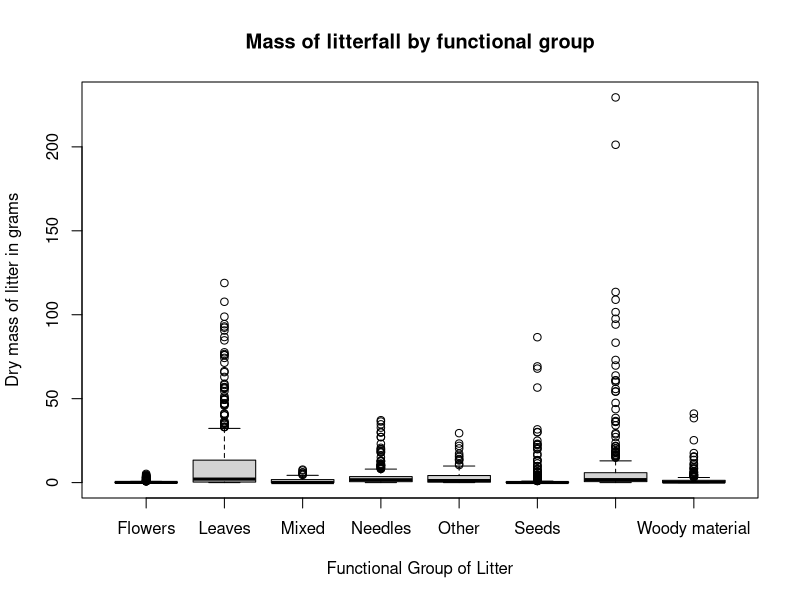

Generate this figure with R:
## ---- chunk 1
knitr::opts_chunk$set(echo = TRUE)
## ---- chunk 2
# read in the litterfall data from a csv
litterfall_data <- read.csv("data/ltr_massdata.csv",
                            header = TRUE)
## ---- chunk 3
# just look at site 'HARV'
HARV_data <- subset(litterfall_data,
                    siteID == "HARV")
## ---- chunk 4
# mass of litter by functional type
boxplot(dryMass ~ functionalGroup,
        data = HARV_data,
        main = "Mass of litterfall by functional group",
        xlab = "Functional Group of Litter",
        ylab = "Dry mass of litter in grams")
## ---- chunk 5
# test for significance between the groups
anova(lm(dryMass ~ functionalGroup,
         data = HARV_data))
